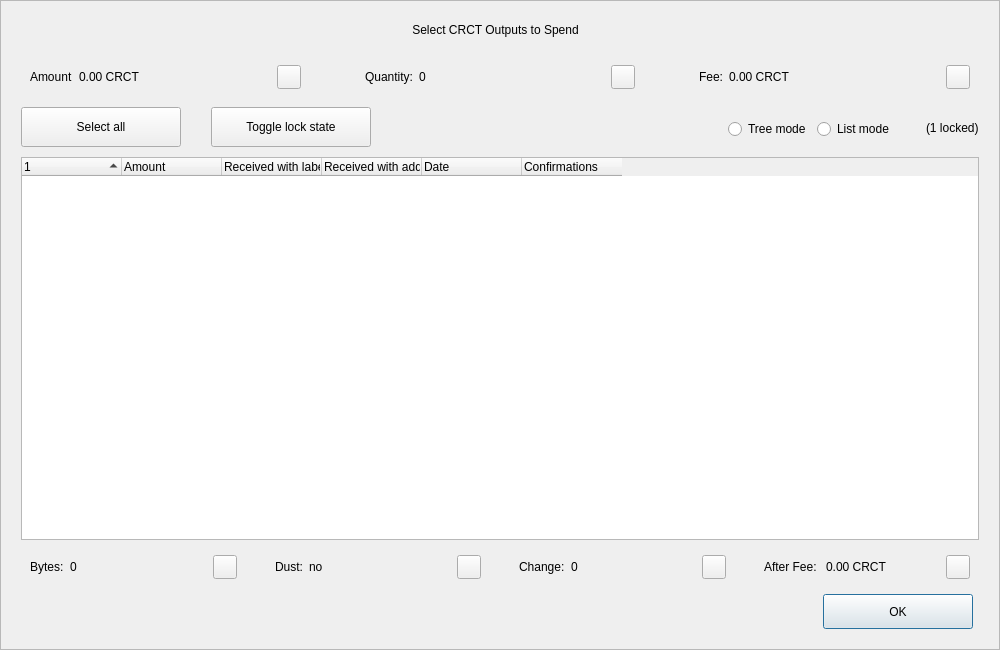
<?xml version="1.0" encoding="UTF-8"?>
<ui version="4.0">
 <class>CoinControlDialog</class>
 <widget class="QDialog" name="CoinControlDialog">
  <property name="geometry">
   <rect>
    <x>0</x>
    <y>0</y>
    <width>1000</width>
    <height>650</height>
   </rect>
  </property>
  <property name="minimumSize">
   <size>
    <width>950</width>
    <height>650</height>
   </size>
  </property>
  <property name="windowTitle">
   <string>Coin Selection</string>
  </property>
  <property name="styleSheet">
   <string notr="true"/>
  </property>
  <layout class="QVBoxLayout" name="verticalLayout">
   <property name="spacing">
    <number>0</number>
   </property>
   <property name="leftMargin">
    <number>0</number>
   </property>
   <property name="topMargin">
    <number>0</number>
   </property>
   <property name="rightMargin">
    <number>0</number>
   </property>
   <property name="bottomMargin">
    <number>0</number>
   </property>
   <item>
    <widget class="QFrame" name="frameContainer">
     <property name="toolTipDuration">
      <number>0</number>
     </property>
     <property name="frameShape">
      <enum>QFrame::StyledPanel</enum>
     </property>
     <property name="frameShadow">
      <enum>QFrame::Raised</enum>
     </property>
     <layout class="QVBoxLayout" name="verticalLayout_2">
      <property name="leftMargin">
       <number>0</number>
      </property>
      <property name="rightMargin">
       <number>0</number>
      </property>
      <property name="bottomMargin">
       <number>20</number>
      </property>
      <item>
       <layout class="QHBoxLayout" name="horizontalLayout_12">
        <property name="spacing">
         <number>0</number>
        </property>
        <property name="leftMargin">
         <number>20</number>
        </property>
        <property name="rightMargin">
         <number>30</number>
        </property>
        <item>
         <spacer name="horizontalSpacer_4">
          <property name="orientation">
           <enum>Qt::Horizontal</enum>
          </property>
          <property name="sizeHint" stdset="0">
           <size>
            <width>40</width>
            <height>20</height>
           </size>
          </property>
         </spacer>
        </item>
        <item>
         <widget class="QLabel" name="labelTitle">
          <property name="minimumSize">
           <size>
            <width>0</width>
            <height>40</height>
           </size>
          </property>
          <property name="maximumSize">
           <size>
            <width>16777215</width>
            <height>40</height>
           </size>
          </property>
          <property name="text">
           <string>Select CRCT Outputs to Spend</string>
          </property>
          <property name="alignment">
           <set>Qt::AlignCenter</set>
          </property>
          <property name="margin">
           <number>7</number>
          </property>
         </widget>
        </item>
        <item>
         <spacer name="horizontalSpacer_5">
          <property name="orientation">
           <enum>Qt::Horizontal</enum>
          </property>
          <property name="sizeHint" stdset="0">
           <size>
            <width>40</width>
            <height>20</height>
           </size>
          </property>
         </spacer>
        </item>
       </layout>
      </item>
      <item>
       <layout class="QHBoxLayout" name="horizontalLayout_8">
        <property name="leftMargin">
         <number>20</number>
        </property>
        <property name="rightMargin">
         <number>20</number>
        </property>
        <item>
         <widget class="QWidget" name="layoutAmount" native="true">
          <layout class="QHBoxLayout" name="horizontalLayout_9" stretch="0,1,0">
           <item>
            <widget class="QLabel" name="labelCoinControlAmountText">
             <property name="text">
              <string>Amount</string>
             </property>
            </widget>
           </item>
           <item>
            <widget class="QLabel" name="labelCoinControlAmount">
             <property name="text">
              <string>0.00 CRCT</string>
             </property>
            </widget>
           </item>
           <item alignment="Qt::AlignHCenter|Qt::AlignVCenter">
            <widget class="QPushButton" name="pushButtonAmount">
             <property name="minimumSize">
              <size>
               <width>0</width>
               <height>24</height>
              </size>
             </property>
             <property name="maximumSize">
              <size>
               <width>24</width>
               <height>26</height>
              </size>
             </property>
             <property name="focusPolicy">
              <enum>Qt::NoFocus</enum>
             </property>
             <property name="styleSheet">
              <string notr="true">padding-bottom:2px;
padding-right:4px;</string>
             </property>
             <property name="text">
              <string/>
             </property>
            </widget>
           </item>
          </layout>
         </widget>
        </item>
        <item>
         <spacer name="horizontalSpacer_2">
          <property name="orientation">
           <enum>Qt::Horizontal</enum>
          </property>
          <property name="sizeType">
           <enum>QSizePolicy::Fixed</enum>
          </property>
          <property name="sizeHint" stdset="0">
           <size>
            <width>40</width>
            <height>20</height>
           </size>
          </property>
         </spacer>
        </item>
        <item>
         <widget class="QWidget" name="layoutQuantity" native="true">
          <layout class="QHBoxLayout" name="horizontalLayout_10" stretch="0,1,0">
           <item>
            <widget class="QLabel" name="labelCoinControlQuantityText">
             <property name="text">
              <string>Quantity:</string>
             </property>
            </widget>
           </item>
           <item>
            <widget class="QLabel" name="labelCoinControlQuantity">
             <property name="text">
              <string>0</string>
             </property>
            </widget>
           </item>
           <item alignment="Qt::AlignHCenter|Qt::AlignVCenter">
            <widget class="QPushButton" name="pushButtonQuantity">
             <property name="minimumSize">
              <size>
               <width>0</width>
               <height>24</height>
              </size>
             </property>
             <property name="maximumSize">
              <size>
               <width>24</width>
               <height>26</height>
              </size>
             </property>
             <property name="focusPolicy">
              <enum>Qt::NoFocus</enum>
             </property>
             <property name="styleSheet">
              <string notr="true">padding-bottom:2px;
               padding-right:4px;</string>
             </property>
             <property name="text">
              <string/>
             </property>
            </widget>
           </item>
          </layout>
         </widget>
        </item>
        <item>
         <spacer name="horizontalSpacer_22">
          <property name="orientation">
           <enum>Qt::Horizontal</enum>
          </property>
          <property name="sizeType">
           <enum>QSizePolicy::Fixed</enum>
          </property>
          <property name="sizeHint" stdset="0">
           <size>
            <width>40</width>
            <height>20</height>
           </size>
          </property>
         </spacer>
        </item>
        <item>
         <widget class="QWidget" name="layoutFee" native="true">
          <layout class="QHBoxLayout" name="horizontalLayout_11" stretch="0,1,0">
           <item>
            <widget class="QLabel" name="labelCoinControlFeeText">
             <property name="text">
              <string>Fee:</string>
             </property>
            </widget>
           </item>
           <item>
            <widget class="QLabel" name="labelCoinControlFee">
             <property name="text">
              <string>0.00 CRCT</string>
             </property>
            </widget>
           </item>
           <item alignment="Qt::AlignHCenter|Qt::AlignVCenter">
            <widget class="QPushButton" name="pushButtonFee">
             <property name="minimumSize">
              <size>
               <width>0</width>
               <height>24</height>
              </size>
             </property>
             <property name="maximumSize">
              <size>
               <width>24</width>
               <height>26</height>
              </size>
             </property>
             <property name="focusPolicy">
              <enum>Qt::NoFocus</enum>
             </property>
             <property name="styleSheet">
              <string notr="true">padding-bottom:2px;
               padding-right:4px;</string>
             </property>
             <property name="text">
              <string/>
             </property>
            </widget>
           </item>
          </layout>
         </widget>
        </item>
       </layout>
      </item>
      <item>
       <widget class="QFrame" name="frame">
        <property name="minimumSize">
         <size>
          <width>0</width>
          <height>40</height>
         </size>
        </property>
        <property name="styleSheet">
         <string notr="true">#frame {
	border:0;
}</string>
        </property>
        <property name="frameShape">
         <enum>QFrame::StyledPanel</enum>
        </property>
        <property name="frameShadow">
         <enum>QFrame::Sunken</enum>
        </property>
        <layout class="QHBoxLayout" name="horizontalLayout">
         <property name="spacing">
          <number>0</number>
         </property>
         <property name="leftMargin">
          <number>20</number>
         </property>
         <property name="topMargin">
          <number>0</number>
         </property>
         <property name="rightMargin">
          <number>20</number>
         </property>
         <property name="bottomMargin">
          <number>0</number>
         </property>
         <item>
          <layout class="QHBoxLayout" name="horizontalLayoutPanel" stretch="0,0,0,0,0,0">
           <property name="spacing">
            <number>20</number>
           </property>
           <item>
            <widget class="QPushButton" name="pushButtonSelectAll">
             <property name="sizePolicy">
              <sizepolicy hsizetype="Maximum" vsizetype="Fixed">
               <horstretch>0</horstretch>
               <verstretch>0</verstretch>
              </sizepolicy>
             </property>
             <property name="minimumSize">
              <size>
               <width>160</width>
               <height>40</height>
              </size>
             </property>
             <property name="maximumSize">
              <size>
               <width>16777215</width>
               <height>40</height>
              </size>
             </property>
             <property name="text">
              <string>Select all</string>
             </property>
             <property name="checkable">
              <bool>true</bool>
             </property>
             <property name="checked">
              <bool>false</bool>
             </property>
             <property name="autoExclusive">
              <bool>false</bool>
             </property>
             <property name="autoDefault">
              <bool>false</bool>
             </property>
            </widget>
           </item>
           <item>
            <spacer name="horizontalSpacer_6">
             <property name="orientation">
              <enum>Qt::Horizontal</enum>
             </property>
             <property name="sizeType">
              <enum>QSizePolicy::Fixed</enum>
             </property>
             <property name="sizeHint" stdset="0">
              <size>
               <width>10</width>
               <height>20</height>
              </size>
             </property>
            </spacer>
           </item>
           <item>
            <widget class="QPushButton" name="pushButtonToggleLock">
             <property name="sizePolicy">
              <sizepolicy hsizetype="Maximum" vsizetype="Fixed">
               <horstretch>0</horstretch>
               <verstretch>0</verstretch>
              </sizepolicy>
             </property>
             <property name="minimumSize">
              <size>
               <width>160</width>
               <height>40</height>
              </size>
             </property>
             <property name="maximumSize">
              <size>
               <width>16777215</width>
               <height>40</height>
              </size>
             </property>
             <property name="text">
              <string>Toggle lock state</string>
             </property>
             <property name="checkable">
              <bool>true</bool>
             </property>
             <property name="autoExclusive">
              <bool>false</bool>
             </property>
             <property name="autoDefault">
              <bool>false</bool>
             </property>
            </widget>
           </item>
           <item>
            <spacer name="horizontalSpacer_7">
             <property name="orientation">
              <enum>Qt::Horizontal</enum>
             </property>
             <property name="sizeType">
              <enum>QSizePolicy::Expanding</enum>
             </property>
             <property name="sizeHint" stdset="0">
              <size>
               <width>30</width>
               <height>20</height>
              </size>
             </property>
            </spacer>
           </item>
           <item alignment="Qt::AlignRight">
            <widget class="QGroupBox" name="groupBox_2">
             <property name="styleSheet">
              <string notr="true">#groupBox_2 {
    background-color:transparent;
    border-radius:0;
}</string>
             </property>
             <property name="title">
              <string/>
             </property>
             <layout class="QHBoxLayout" name="horizontalLayout_14">
              <item>
               <widget class="QRadioButton" name="radioTreeMode">
                <property name="sizePolicy">
                 <sizepolicy hsizetype="Maximum" vsizetype="Fixed">
                  <horstretch>0</horstretch>
                  <verstretch>0</verstretch>
                 </sizepolicy>
                </property>
                <property name="text">
                 <string>Tree mode</string>
                </property>
               </widget>
              </item>
              <item>
               <widget class="QRadioButton" name="radioListMode">
                <property name="sizePolicy">
                 <sizepolicy hsizetype="Maximum" vsizetype="Fixed">
                  <horstretch>0</horstretch>
                  <verstretch>0</verstretch>
                 </sizepolicy>
                </property>
                <property name="text">
                 <string>List mode</string>
                </property>
                <property name="checked">
                 <bool>false</bool>
                </property>
               </widget>
              </item>
             </layout>
            </widget>
           </item>
           <item>
            <widget class="QLabel" name="labelLocked">
             <property name="text">
              <string>(1 locked)</string>
             </property>
            </widget>
           </item>
          </layout>
         </item>
        </layout>
       </widget>
      </item>
      <item>
       <layout class="QHBoxLayout" name="horizontalLayout_13">
        <property name="leftMargin">
         <number>20</number>
        </property>
        <property name="rightMargin">
         <number>20</number>
        </property>
        <item>
         <widget class="CoinControlTreeWidget" name="treeWidget">
          <property name="contextMenuPolicy">
           <enum>Qt::CustomContextMenu</enum>
          </property>
          <property name="styleSheet">
           <string notr="true"/>
          </property>
          <property name="sortingEnabled">
           <bool>false</bool>
          </property>
          <property name="columnCount">
           <number>6</number>
          </property>
          <attribute name="headerShowSortIndicator" stdset="0">
           <bool>true</bool>
          </attribute>
          <attribute name="headerStretchLastSection">
           <bool>false</bool>
          </attribute>
          <column>
           <property name="text">
            <string/>
           </property>
          </column>
          <column>
           <property name="text">
            <string>Amount</string>
           </property>
          </column>
          <column>
           <property name="text">
            <string>Received with label</string>
           </property>
          </column>
          <column>
           <property name="text">
            <string>Received with address</string>
           </property>
          </column>
          <column>
           <property name="text">
            <string>Date</string>
           </property>
          </column>
          <column>
           <property name="text">
            <string>Confirmations</string>
           </property>
           <property name="toolTip">
            <string>Confirmed</string>
           </property>
          </column>
         </widget>
        </item>
       </layout>
      </item>
      <item>
       <layout class="QHBoxLayout" name="horizontalLayout_3">
        <property name="spacing">
         <number>20</number>
        </property>
        <property name="leftMargin">
         <number>20</number>
        </property>
        <property name="rightMargin">
         <number>20</number>
        </property>
        <item>
         <widget class="QWidget" name="layoutBytes" native="true">
          <layout class="QHBoxLayout" name="horizontalLayout_4" stretch="0,1,0">
           <item>
            <widget class="QLabel" name="labelCoinControlBytesText">
             <property name="text">
              <string>Bytes:</string>
             </property>
            </widget>
           </item>
           <item>
            <widget class="QLabel" name="labelCoinControlBytes">
             <property name="text">
              <string>0</string>
             </property>
            </widget>
           </item>
           <item alignment="Qt::AlignHCenter|Qt::AlignVCenter">
            <widget class="QPushButton" name="pushButtonBytes">
             <property name="minimumSize">
              <size>
               <width>0</width>
               <height>24</height>
              </size>
             </property>
             <property name="maximumSize">
              <size>
               <width>24</width>
               <height>26</height>
              </size>
             </property>
             <property name="focusPolicy">
              <enum>Qt::NoFocus</enum>
             </property>
             <property name="styleSheet">
              <string notr="true">padding-bottom:2px;
               padding-right:4px;</string>
             </property>
             <property name="text">
              <string/>
             </property>
            </widget>
           </item>
          </layout>
         </widget>
        </item>
        <item>
         <widget class="QWidget" name="layoutDust" native="true">
          <layout class="QHBoxLayout" name="horizontalLayout_5" stretch="0,1,0">
           <item>
            <widget class="QLabel" name="labelCoinControlLowOutputText">
             <property name="text">
              <string>Dust:</string>
             </property>
            </widget>
           </item>
           <item>
            <widget class="QLabel" name="labelCoinControlLowOutput">
             <property name="text">
              <string>no</string>
             </property>
            </widget>
           </item>
           <item alignment="Qt::AlignHCenter|Qt::AlignVCenter">
            <widget class="QPushButton" name="pushButtonDust">
             <property name="minimumSize">
              <size>
               <width>0</width>
               <height>24</height>
              </size>
             </property>
             <property name="maximumSize">
              <size>
               <width>24</width>
               <height>26</height>
              </size>
             </property>
             <property name="focusPolicy">
              <enum>Qt::NoFocus</enum>
             </property>
             <property name="styleSheet">
              <string notr="true">padding-bottom:2px;
               padding-right:4px;</string>
             </property>
             <property name="text">
              <string/>
             </property>
            </widget>
           </item>
          </layout>
         </widget>
        </item>
        <item>
         <widget class="QWidget" name="layoutChange" native="true">
          <layout class="QHBoxLayout" name="horizontalLayout_6" stretch="0,1,0">
           <item>
            <widget class="QLabel" name="labelCoinControlChangeText">
             <property name="text">
              <string>Change:</string>
             </property>
            </widget>
           </item>
           <item>
            <widget class="QLabel" name="labelCoinControlChange">
             <property name="text">
              <string>0</string>
             </property>
            </widget>
           </item>
           <item alignment="Qt::AlignHCenter|Qt::AlignVCenter">
            <widget class="QPushButton" name="pushButtonChange">
             <property name="minimumSize">
              <size>
               <width>0</width>
               <height>24</height>
              </size>
             </property>
             <property name="maximumSize">
              <size>
               <width>24</width>
               <height>26</height>
              </size>
             </property>
             <property name="focusPolicy">
              <enum>Qt::NoFocus</enum>
             </property>
             <property name="styleSheet">
              <string notr="true">padding-bottom:2px;
               padding-right:4px;</string>
             </property>
             <property name="text">
              <string/>
             </property>
            </widget>
           </item>
          </layout>
         </widget>
        </item>
        <item>
         <widget class="QWidget" name="layoutAfter" native="true">
          <layout class="QHBoxLayout" name="horizontalLayout_7" stretch="0,1,0">
           <item>
            <widget class="QLabel" name="labelCoinControlAfterFeeText">
             <property name="text">
              <string>After Fee: </string>
             </property>
            </widget>
           </item>
           <item>
            <widget class="QLabel" name="labelCoinControlAfterFee">
             <property name="text">
              <string>0.00 CRCT</string>
             </property>
            </widget>
           </item>
           <item alignment="Qt::AlignHCenter|Qt::AlignVCenter">
            <widget class="QPushButton" name="pushButtonAlterFee">
             <property name="minimumSize">
              <size>
               <width>0</width>
               <height>24</height>
              </size>
             </property>
             <property name="maximumSize">
              <size>
               <width>24</width>
               <height>26</height>
              </size>
             </property>
             <property name="focusPolicy">
              <enum>Qt::NoFocus</enum>
             </property>
             <property name="styleSheet">
              <string notr="true">padding-bottom:2px;
               padding-right:4px;</string>
             </property>
             <property name="text">
              <string/>
             </property>
            </widget>
           </item>
          </layout>
         </widget>
        </item>
       </layout>
      </item>
      <item>
       <layout class="QHBoxLayout" name="horizontalLayout_2">
        <property name="spacing">
         <number>0</number>
        </property>
        <property name="leftMargin">
         <number>20</number>
        </property>
        <property name="rightMargin">
         <number>26</number>
        </property>
        <item>
         <spacer name="horizontalSpacer_3">
          <property name="orientation">
           <enum>Qt::Horizontal</enum>
          </property>
          <property name="sizeHint" stdset="0">
           <size>
            <width>558</width>
            <height>20</height>
           </size>
          </property>
         </spacer>
        </item>
        <item>
         <widget class="QPushButton" name="pushButtonOk">
          <property name="minimumSize">
           <size>
            <width>150</width>
            <height>35</height>
           </size>
          </property>
          <property name="text">
           <string>OK</string>
          </property>
         </widget>
        </item>
       </layout>
      </item>
     </layout>
    </widget>
   </item>
  </layout>
 </widget>
 <customwidgets>
  <customwidget>
   <class>CoinControlTreeWidget</class>
   <extends>QTreeWidget</extends>
   <header>coincontroltreewidget.h</header>
  </customwidget>
 </customwidgets>
 <resources/>
 <connections/>
</ui>
